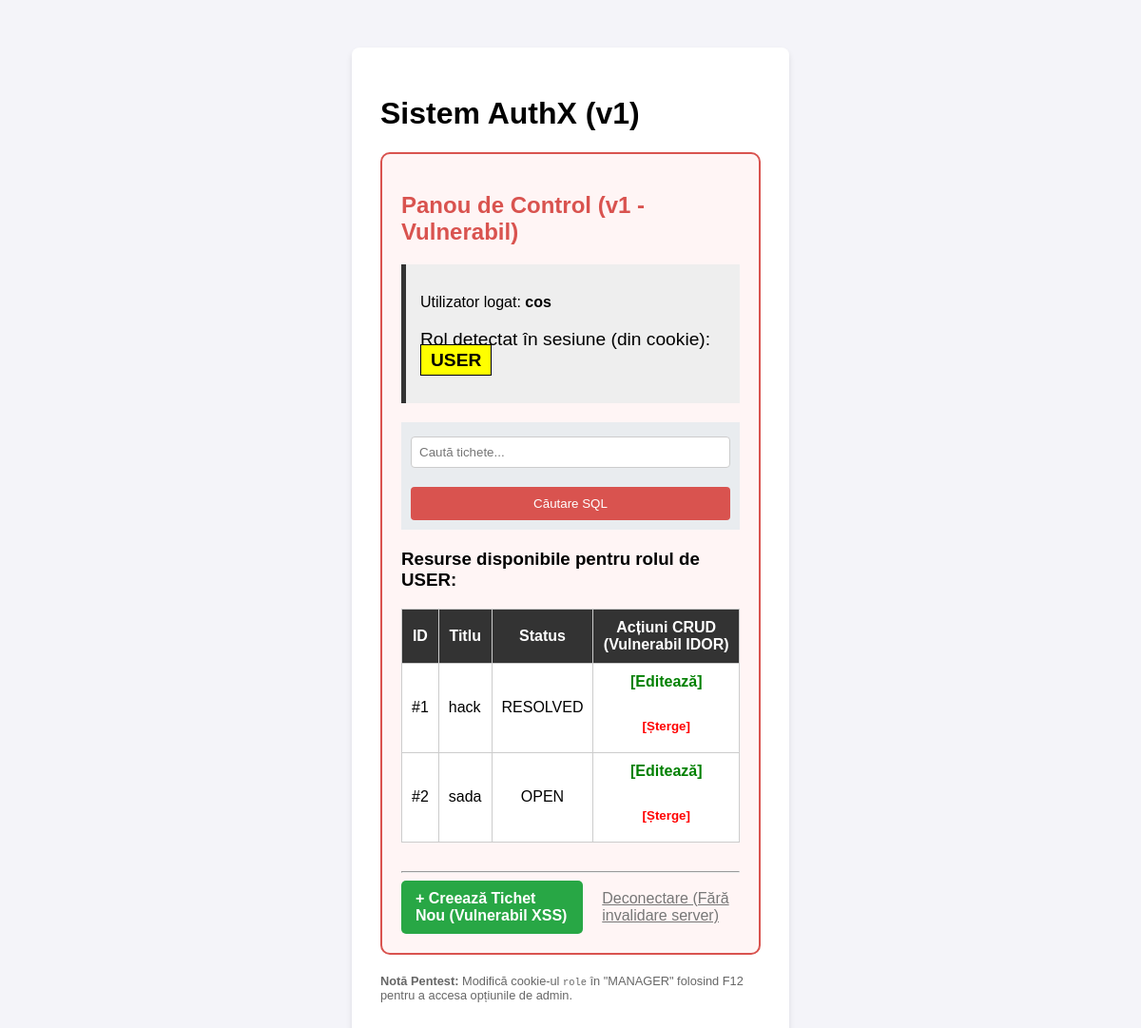
The page /dashboard (signed in) on the database as committed earlier.
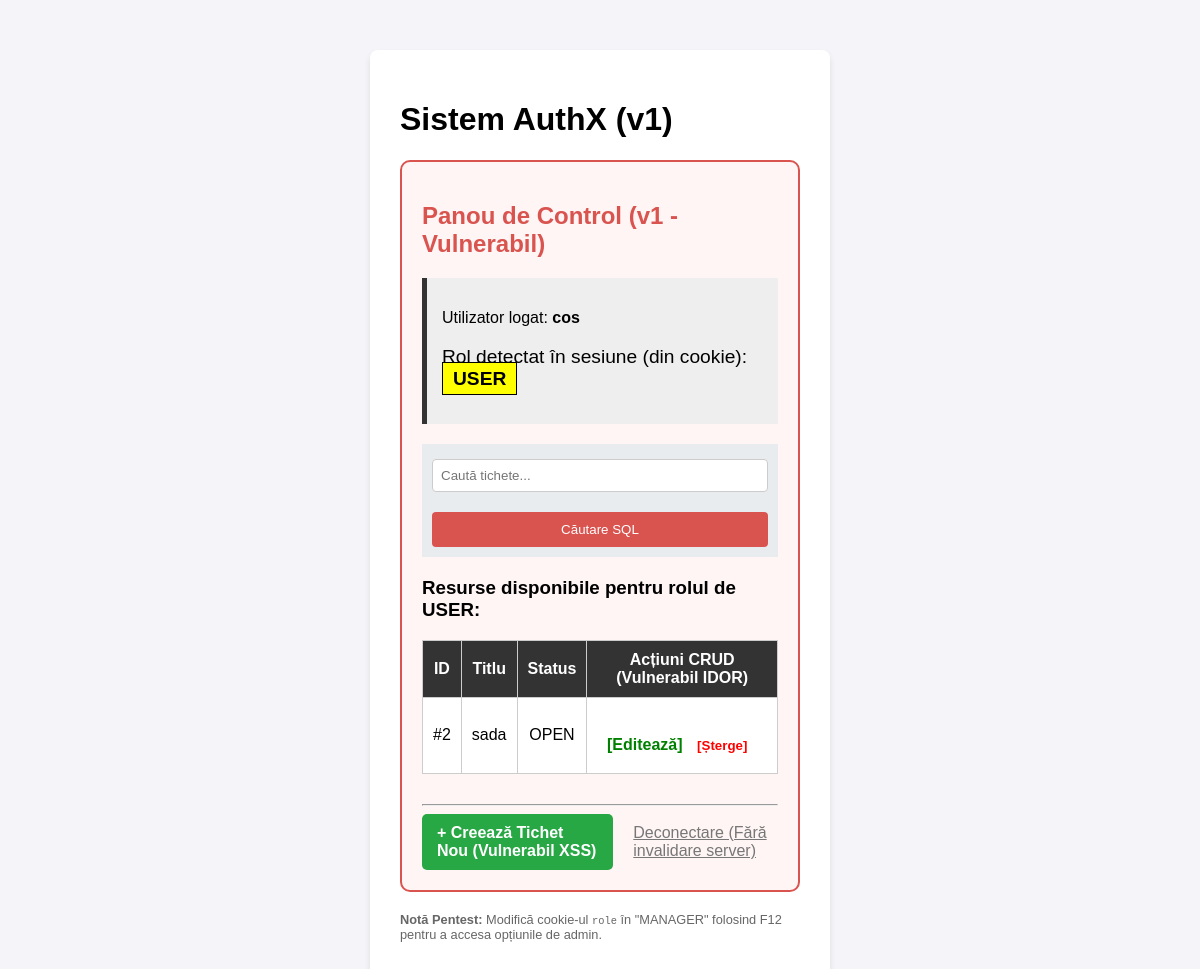
The same page on the database as committed later.
### tables this page shows
CREATE TABLE users (
            id INTEGER PRIMARY KEY AUTOINCREMENT,
            email TEXT UNIQUE NOT NULL,
            password TEXT NOT NULL, 
            role TEXT DEFAULT 'USER',
            created_at TIMESTAMP DEFAULT CURRENT_TIMESTAMP,
            locked BOOLEAN DEFAULT 0
        );

CREATE TABLE tickets (
            id INTEGER PRIMARY KEY AUTOINCREMENT,
            title TEXT NOT NULL,
            description TEXT,
            severity TEXT,
            status TEXT DEFAULT 'OPEN',
            owner_id INTEGER,
            created_at TIMESTAMP DEFAULT CURRENT_TIMESTAMP,
            updated_at TIMESTAMP DEFAULT CURRENT_TIMESTAMP,
            FOREIGN KEY (owner_id) REFERENCES users (id)
        );

### app/routes_app.py (the view)
@app.route('/dashboard')
def dashboard():
    user_id = request.cookies.get('user_id')
    role_from_cookie = request.cookies.get('role', 'USER')
    if not user_id:
        return redirect(url_for('login'))
    conn = get_db_connection()
    user = conn.execute('SELECT * FROM users WHERE id = ?', (user_id,)).fetchone()
    if not user:
        conn.close()
        return redirect(url_for('logout'))
    if role_from_cookie == 'MANAGER':
        tickets = conn.execute('SELECT * FROM tickets').fetchall()
    else:
        tickets = conn.execute('SELECT * FROM tickets WHERE owner_id = ?', (user_id,)).fetchall()
    conn.close()
    return render_template('dashboard.html', user=user, tickets=tickets, current_role=role_from_cookie)

### app/__init__.py (called while the page is built)
def get_db_connection():
    conn = sqlite3.connect(DATABASE)
    conn.row_factory = sqlite3.Row
    return conn

### app/templates/dashboard.html (shortened to what this page needs)
{% extends 'base.html' %}
{% block content %}
<div style="border: 2px solid #d9534f; padding: 20px; border-radius: 10px; background-color: #fff5f5;">
    <h2 style="color: #d9534f;">Panou de Control (v1 - Vulnerabil)</h2>
    <div style="margin: 20px 0; padding: 15px; background: #eee; border-left: 5px solid #333;">
        <p>Utilizator logat: <strong>{{ user['email'] }}</strong></p>
        <p style="font-size: 1.2em;">
            Rol detectat în sesiune (din cookie):
            <span style="background: yellow; padding: 5px 10px; font-weight: bold; border: 1px solid #000;">
                {{ current_role }}
            </span>
        </p>
    </div>
    <div style="margin-bottom: 20px; padding: 10px; background: #e9ecef;">
        <form action="{{ url_for('search') }}" method="GET">
            <input type="text" name="q" placeholder="Caută tichete..." value="{{ search_query or '' }}">
            <button type="submit">Căutare SQL</button>
        </form>
    </div>
    <h3>Resurse disponibile pentru rolul de {{ current_role }}:</h3>
    {% if tickets %}
        <table style="width: 100%; border-collapse: collapse; background: white;">
            <thead>
                <tr style="background: #333; color: white;">
                    <th style="padding: 10px; border: 1px solid #ccc;">ID</th>
                    <th style="padding: 10px; border: 1px solid #ccc;">Titlu</th>
                    <th style="padding: 10px; border: 1px solid #ccc;">Status</th>
                    <th style="padding: 10px; border: 1px solid #ccc;">Acțiuni CRUD (Vulnerabil IDOR)</th>
                </tr>
            </thead>
            <tbody>
            {% for ticket in tickets %}
                <tr>
                    <td style="padding: 10px; border: 1px solid #ccc; text-align: center;">#{{ ticket['id'] }}</td>
                    <td style="padding: 10px; border: 1px solid #ccc;">{{ ticket['title'] }}</td>
                    <td style="padding: 10px; border: 1px solid #ccc; text-align: center;">{{ ticket['status'] }}</td>
                    <td style="padding: 10px; border: 1px solid #ccc; text-align: center;">
                        <a href="{{ url_for('edit_ticket', ticket_id=ticket['id']) }}" style="color: green; text-decoration: none; font-weight: bold;">[Editează]</a>
                        <form action="{{ url_for('delete_ticket', ticket_id=ticket['id']) }}" method="POST" style="display:inline;" onsubmit="return confirm('Ștergi acest tichet? (Nu se verifică cine ești!)');">
                            <button type="submit" style="color: red; background: none; border: none; cursor: pointer; font-weight: bold;">[Șterge]</button>
                        </form>
                    </td>
                </tr>
            {% endfor %}
            </tbody>
        </table>
    {% else %}
        <p>Nu există tichete vizibile.</p>
    {% endif %}
    <hr style="margin-top: 30px;">
    <div style="display: flex; gap: 20px; align-items: center;">
        <a href="{{ url_for('create_ticket') }}" style="background: #28a745; color: white; padding: 10px 15px; text-decoration: none; border-radius: 5px; font-weight: bold;">
            + Creează Tichet Nou (Vulnerabil XSS)
        </a>
        <a href="{{ url_for('logout') }}" style="color: #777; text-decoration: underline;">Deconectare (Fără invalidare server)</a>
    </div>
</div>
<div style="margin-top: 20px; font-size: 0.8em; color: #666;">
    <p><strong>Notă Pentest:</strong> Modifică cookie-ul <code>role</code> în "MANAGER" folosind F12 pentru a accesa opțiunile de admin.</p>
</div>
{% endblock %}

### app/templates/base.html (shortened to what this page needs)
<!DOCTYPE html>
<html lang="ro">
<head>
    <link rel="stylesheet" href="{{ url_for('static', filename='style.css') }}">
</head>
<body>
    <div class="container">
        <h1>Sistem AuthX (v1)</h1>
        {% block content %}{% endblock %}
    </div>
</body>
</html>

### app/static/style.css (style rules this page uses)
body { font-family: Arial, sans-serif; background-color: #f4f4f9; margin: 0; padding: 50px; display: flex; justify-content: center; }
.container { background: white; padding: 30px; border-radius: 8px; box-shadow: 0 4px 6px rgba(0,0,0,0.1); width: 100%; max-width: 400px; }
form { display: flex; flex-direction: column; }
input { padding: 8px; margin-top: 5px; border: 1px solid #ccc; border-radius: 4px; }
button { margin-top: 20px; padding: 10px; background: #d9534f; color: white; border: none; border-radius: 4px; cursor: pointer; }

Rows that differ between the two databases and show on the page:
removed tickets: id "1", title "hack", status "RESOLVED"
